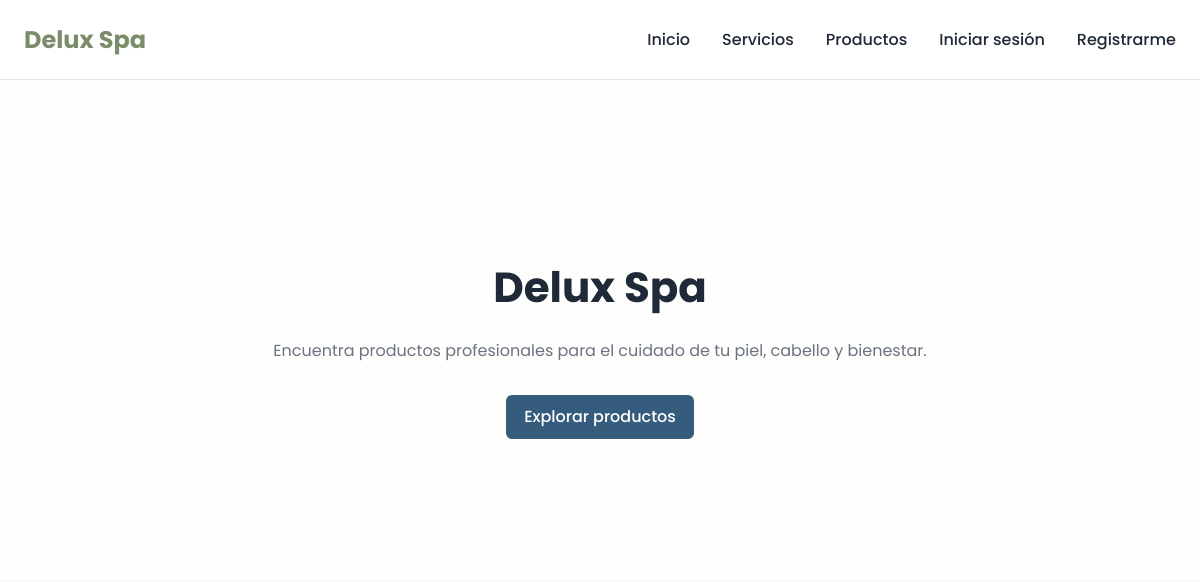
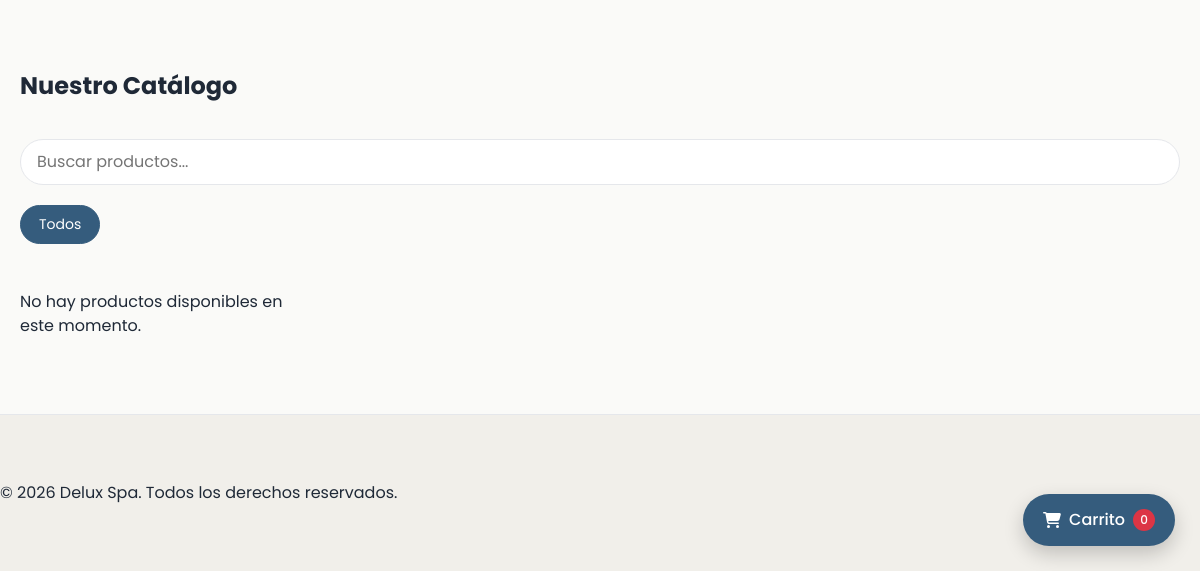
The page /index.php?controller=clienteProd&action=catalogo on the database as committed earlier (2 pictures, top to bottom).
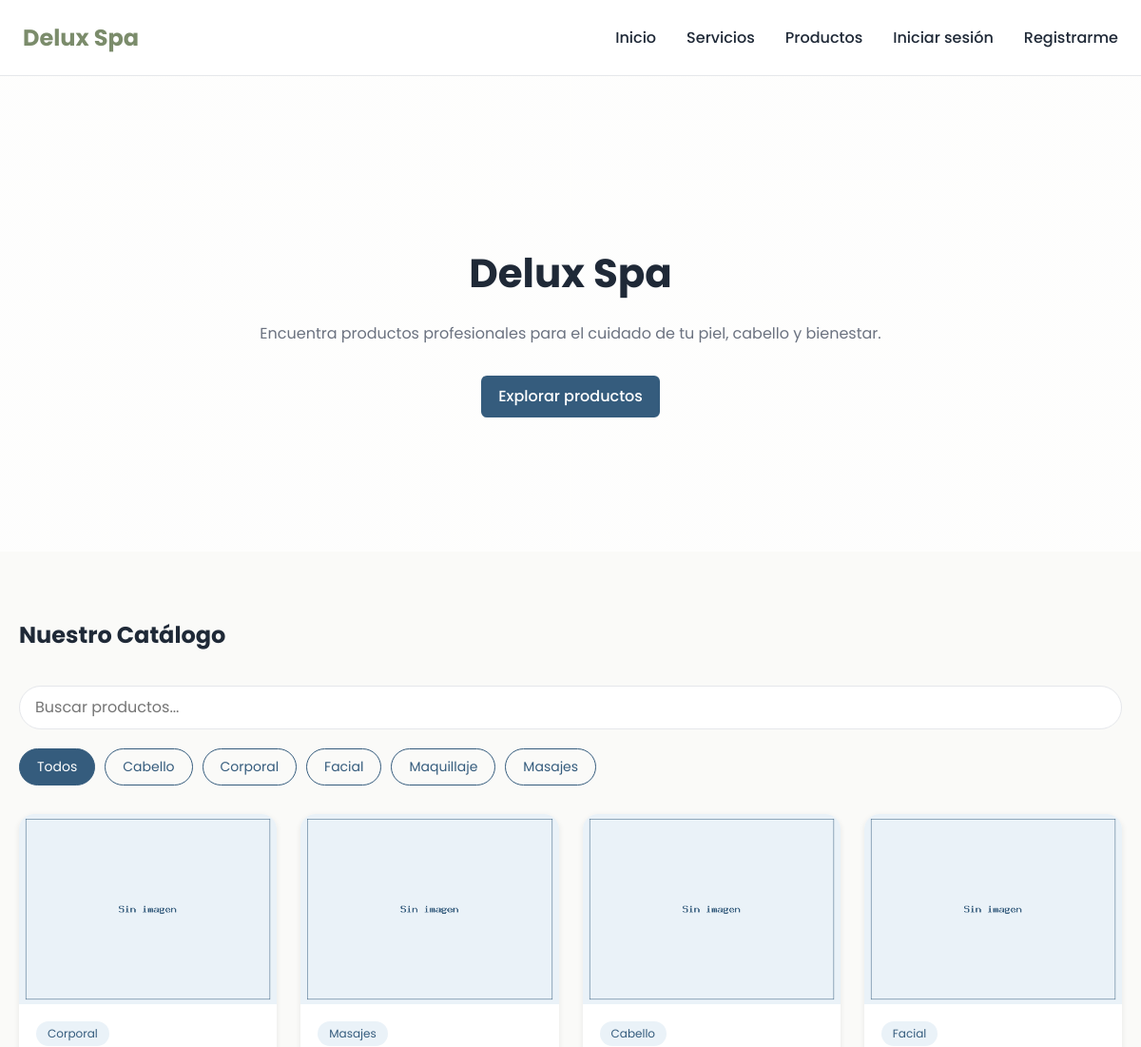
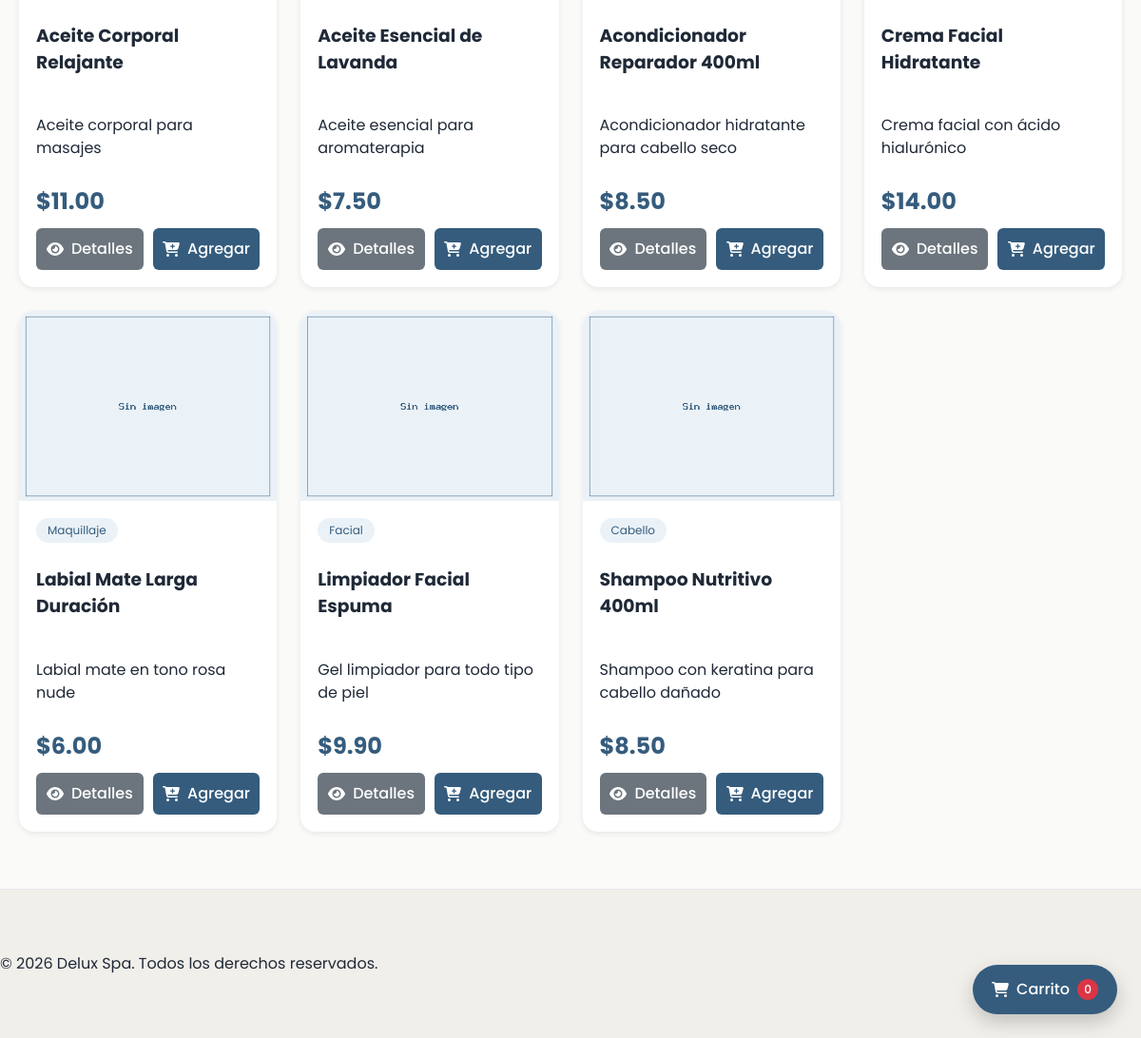
The same page on the database as committed later (2 pictures, top to bottom).
### tables this page shows
CREATE TABLE categorias_producto (
    id_categoria_producto INT AUTO_INCREMENT PRIMARY KEY,
    nombre_categoria      VARCHAR(100) NOT NULL UNIQUE,
    descripcion           VARCHAR(200) NULL,
    estado                TINYINT(1)   NOT NULL DEFAULT 1
);

CREATE TABLE productos (
    id_producto            INT AUTO_INCREMENT PRIMARY KEY,
    id_categoria_producto  INT NOT NULL,
    nombre                 VARCHAR(100) NOT NULL,
    descripcion            TEXT NULL,
    precio                 DECIMAL(10,2) NOT NULL,
    stock                  INT NOT NULL DEFAULT 0,
    disponibilidad         TINYINT(1) NOT NULL DEFAULT 1,
    imagen                 VARCHAR(255) NULL,
    CONSTRAINT fk_productos_categoria
        FOREIGN KEY (id_categoria_producto) REFERENCES categorias_producto(id_categoria_producto)
        ON UPDATE CASCADE ON DELETE RESTRICT
);

### controllers/cliente/ClienteProdController.php (called while the page is built, shortened)
<?php
require_once "models/dao/producto/ProductoDAO.php";
class ClienteProdController
{
    private ProductoDAO $productoDAO;
    public function __construct()
    {
        $this->productoDAO = new ProductoDAO();
    }
    public function catalogo()
    {
        $productos = $this->productoDAO->listar();
        $categorias = $this->productoDAO->listarCategorias();
        require_once "views/cliente/producto-compra/catalogoProd.php";
    }
}

### index.php (called while the page is built, shortened)
<?php
$action = $_GET['action'] ?? 'inicio';
$controller = new $controllerName();
$controller->$action();

### models/dao/producto/ProductoDAO.php (called while the page is built, shortened)
<?php
require_once "config/Database.php";
class ProductoDAO
{
    private PDO $cn;
    public function __construct(?PDO $conexion = null)
    {
        if($conexion !== null){
        $this->cn = $conexion;
        } else {
            $db = new Database();
            $this->cn = $db->conectar();
        }
    }
    public function listar()
    {
        $sql = "SELECT
                p.*,
                c.nombre_categoria
                FROM productos p
                INNER JOIN categorias_producto c
                ON p.id_categoria_producto = c.id_categoria_producto
                ORDER BY p.nombre";
                $stmt = $this->cn->prepare($sql);
                $stmt->execute();
                return $stmt->fetchAll(PDO::FETCH_ASSOC);
    }
    public function listarCategorias(): array
    {
        $sql = "SELECT id_categoria_producto,
                nombre_categoria
                FROM categorias_producto
                WHERE estado=1
                ORDER BY nombre_categoria;";
        $stmt = $this->cn->prepare($sql);
        $stmt->execute();
        return $stmt->fetchAll(PDO::FETCH_ASSOC);
    }
}

### config/Database.php (called while the page is built)
<?php
class Database
{
    private string $host = "localhost";
    private string $dbname = "spa_belleza";
    private string $user = "root";
    private string $password = "";
    public function conectar(): PDO
    {
        return new PDO(
            "mysql:host={$this->host};dbname={$this->dbname};charset=utf8mb4",
            $this->user,
            $this->password,
            [
                PDO::ATTR_ERRMODE            => PDO::ERRMODE_EXCEPTION,
                PDO::ATTR_DEFAULT_FETCH_MODE => PDO::FETCH_ASSOC,
                PDO::ATTR_EMULATE_PREPARES   => false
            ]
        );
    }
}

### views/cliente/producto-compra/catalogoProd.php (the view, shortened to what this page needs)
<?php
$pageStyles = "assets/css/catalogo.css";
require_once "views/layouts/header_publico.php";
?>
<main>
    <section class="hero">
        <div class="hero-content">
            <h1>
                Delux Spa
            </h1>
            <p>
                Encuentra productos profesionales para el cuidado
                de tu piel, cabello y bienestar.
            </p>
            <a
            href="#catalogo"
            class="btn btn-primary">
                Explorar productos
            </a>
        </div>
    </section>
    <button
    id="btnCarrito"
    class="carrito-flotante"
    type="button">
        <i class="fa-solid fa-cart-shopping"></i>
        <span>
            Carrito
        </span>
        <span
        id="contadorCarrito"
        class="contador">
            0
        </span>
    </button>
    <section
    class="catalogo-header"
    id="catalogo">
        <h2>
            Nuestro Catálogo
        </h2>
        <input
        type="text"
        id="buscarProducto"
        placeholder="Buscar productos...">
    </section>
    <section class="filtros">
        <button
        class="btnCategoria activo"
        data-id="0">
            Todos
        </button>
        <?php if (!empty($categorias) && is_array($categorias)): ?>
            <?php foreach($categorias as $c): ?>
                <button
                class="btnCategoria"
                data-id="<?= htmlspecialchars($c["id_categoria_producto"]) ?>">
                    <?= htmlspecialchars($c["nombre_categoria"]) ?>
                </button>
            <?php endforeach; ?>
        <?php endif; ?>
    </section>
    <section
    class="catalogo-grid"
    id="catalogoGrid">
    <?php if (!empty($productos) && is_array($productos)): ?>
        <?php foreach($productos as $p): ?>
            <article class="producto-card">
                <img
                src="<?= !empty($p["imagen"])
                    ? htmlspecialchars($p["imagen"])
                    : "assets/img/no-image.png" ?>"
                alt="<?= htmlspecialchars($p["nombre"]) ?>">
                <div class="producto-info">
                    <span class="categoria">
                        <?= htmlspecialchars($p["nombre_categoria"]) ?>
                    </span>
                    <h3>
                        <?= htmlspecialchars($p["nombre"]) ?>
                    </h3>
                    <p>
                        <?= htmlspecialchars($p["descripcion"]) ?>
                    </p>
                    <div class="precio">
                        $<?= number_format($p["precio"],2) ?>
                    </div>
                    <div class="acciones-producto">
                        <a
                        class="btn btn-secondary"
                        href="index.php?controller=clienteProd&action=detalle&id=<?= $p["id_producto"] ?>">
                            <i class="fa-solid fa-eye"></i>
                            Detalles
                        </a>
                        <button
                        class="btn btn-primary btnAgregarCarrito"
                        data-id="<?= $p["id_producto"] ?>"
                        type="button">
                            <i class="fa-solid fa-cart-plus"></i>
                            Agregar
                        </button>
                    </div>
                </div>
            </article>
        <?php endforeach; ?>
    <?php else: ?>
        <div class="sin-productos">
            <p>No hay productos disponibles en este momento.</p>
        </div>
    <?php endif; ?>
    </section>
</main>
<?php
require_once "views/layouts/footer.php";
?>

### views/layouts/header_publico.php (shortened to what this page needs)
<!DOCTYPE html>
<html lang="es">
<head>
    <link rel="stylesheet"
        href="https://cdnjs.cloudflare.com/ajax/libs/font-awesome/6.7.2/css/all.min.css">
    <link rel="stylesheet" href="assets/css/design-system/variables.css">
    <link rel="stylesheet" href="assets/css/design-system/components.css">
    <link rel="stylesheet" href="assets/css/design-system/client.css">
    <?php
    if (isset($pageStyles)) {
        echo '<link rel="stylesheet" href="' . htmlspecialchars($pageStyles) . '">';
    }
    ?>
</head>
<body>
    <nav class="navbar">
        <a href="index.php?controller=sitio&action=inicio" class="logo">Delux Spa</a>
        <ul class="nav-menu">
            <li><a href="index.php?controller=sitio&action=inicio">Inicio</a></li>
            <li><a href="index.php?controller=sitio&action=servicios">Servicios</a></li>
            <li><a href="index.php?controller=clienteProd&action=catalogo">Productos</a></li>
            <?php if (isset($_SESSION['usuario'])): ?>
                <?php if (in_array($_SESSION['usuario']['nombre_rol'], ['Administrador', 'Colaborador'], true)): ?>
                    <li><a href="index.php?controller=admin&action=dashboard">Panel Administrativo</a></li>
                <?php else: ?>
                    <li><a href="index.php?controller=area-cliente&action=inicio">Mi Cuenta</a></li>
                <?php endif; ?>
                <li><a href="index.php?controller=auth&action=logout">Cerrar sesión</a></li>
            <?php else: ?>
                <li><a href="index.php?controller=auth&action=login">Iniciar sesión</a></li>
                <li><a href="index.php?controller=auth&action=registro">Registrarme</a></li>
            <?php endif; ?>
        </ul>
    </nav>

### views/layouts/footer.php (shortened to what this page needs)
<footer class="footer">
    <p>&copy; <?= date('Y'); ?> Delux Spa. Todos los derechos reservados.</p>
</footer>
</body>
</html>

### assets/css/design-system/variables.css (style rules this page uses)
:root { --color-primary: #355C7D; --color-primary-hover: #2B4A63; --color-primary-light: #EAF2F8; --color-secondary: #6C757D; --color-secondary-hover: #5A6268; --color-success: #28A745; --color-success-light: #D4EDDA; --color-danger: #DC3545; --color-danger-light: #F8D7DA; --color-warning: #F0AD4E; --color-warning-light: #FFF3CD; --color-info: #17A2B8; --color-info-light: #D1ECF1; --bg-body: #F5F7FA; --bg-surface: #FFFFFF; --bg-sidebar: #27374D; --bg-sidebar-hover: #355C7D; --bg-sidebar-active: #4F709C; --text-primary: #1F2937; --text-secondary: #6B7280; --text-muted: #9CA3AF; --text-white: #FFFFFF; --border-color: #E5E7EB; --font-family: 'Poppins', sans-serif; --font-size-xs: 12px; --font-size-sm: 14px; --font-size-md: 16px; --font-size-lg: 18px; --font-size-xl: 24px; --font-size-2xl: 32px; --font-light: 300; --font-regular: 400; --font-medium: 500; --font-semibold: 600; --font-bold: 700; --line-height: 1.5; --radius-sm: 6px; --radius-md: 10px; --radius-lg: 16px; --radius-xl: 24px; --radius-pill: 999px; --space-1: 4px; --space-2: 8px; --space-3: 12px; --space-4: 16px; --space-5: 20px; --space-6: 24px; --space-7: 32px; --space-8: 40px; --space-9: 48px; --space-10: 64px; --shadow-sm: 0 2px 6px rgba(0,0,0,.08); --shadow-md: 0 6px 16px rgba(0,0,0,.10); --shadow-lg: 0 12px 24px rgba(0,0,0,.15); --transition-fast: .2s ease; --transition-normal: .3s ease; --transition-slow: .5s ease; --sidebar-width: 250px; --navbar-height: 70px; --container-width: 1200px; --z-dropdown: 100; --z-sticky: 200; --z-sidebar: 300; --z-modal: 500; --z-toast: 700; }

### assets/css/design-system/components.css (style rules this page uses)
*, *::before, *::after { box-sizing:border-box; }
html { scroll-behavior:smooth; }
body { margin:0; padding:0; background:var(--bg-body); color:var(--text-primary); font-family:var(--font-family); font-size:var(--font-size-md); line-height:var(--line-height); }
img { max-width:100%; display:block; }
a { color:inherit; text-decoration:none; }
button, input, select, textarea { font:inherit; }
.btn { display:inline-flex; align-items:center; justify-content:center; gap:8px; padding:10px 18px; border:none; border-radius:var(--radius-sm); cursor:pointer; transition:var(--transition-fast); font-weight:var(--font-medium); }
.btn-primary { background:var(--color-primary); color:var(--text-white); }
.btn-secondary { background:var(--color-secondary); color:var(--text-white); }
input, select, textarea { width:100%; padding:10px 14px; border:1px solid var(--border-color); border-radius:var(--radius-sm); background:white; transition:var(--transition-fast); }

### assets/css/design-system/client.css (style rules this page uses)
body { background: #FAFAF8; }
.navbar { height:80px; background:white; display:flex; justify-content:space-between; align-items:center; padding:0 var(--space-6); border-bottom:1px solid var(--border-color); }
.logo { font-size:var(--font-size-xl); font-weight:var(--font-bold); color:#7B8C6B; }
.nav-menu { display:flex; gap:32px; list-style:none; margin:0; padding:0; }
.nav-menu a { font-weight:var(--font-medium); transition:var(--transition-fast); }
.hero { min-height:500px; display:flex; align-items:center; justify-content:center; text-align:center; padding:80px 20px; background:linear-gradient( rgba(255,255,255,.70), rgba(255,255,255,.70) ); }
.hero-content { max-width:700px; }
.hero h1 { font-size:42px; margin-bottom:20px; }
.hero p { color:var(--text-secondary); margin-bottom:32px; }
.footer { background:#F1EFEA; padding:50px 0; border-top:1px solid var(--border-color); }

Rows that differ between the two databases and show on the page:
added categorias_producto: nombre_categoria "Cabello"
added categorias_producto: nombre_categoria "Corporal"
added categorias_producto: nombre_categoria "Facial"
added categorias_producto: nombre_categoria "Maquillaje"
added categorias_producto: nombre_categoria "Masajes"
added productos: id_categoria_producto.nombre_categoria "Corporal", nombre "Aceite Corporal Relajante", descripcion "Aceite corporal para masajes", precio "11.00"
added productos: id_categoria_producto.nombre_categoria "Masajes", nombre "Aceite Esencial de Lavanda", descripcion "Aceite esencial para aromaterapia", precio "7.50"
added productos: id_categoria_producto.nombre_categoria "Cabello", nombre "Acondicionador Reparador 400ml", descripcion "Acondicionador hidratante para cabello seco", precio "8.50"
added productos: id_categoria_producto.nombre_categoria "Facial", nombre "Crema Facial Hidratante", descripcion "Crema facial con ácido hialurónico", precio "14.00"
added productos: id_categoria_producto.nombre_categoria "Maquillaje", nombre "Labial Mate Larga Duración", descripcion "Labial mate en tono rosa nude", precio "6.00"
added productos: id_categoria_producto.nombre_categoria "Facial", nombre "Limpiador Facial Espuma", descripcion "Gel limpiador para todo tipo de piel", precio "9.90"
added productos: id_categoria_producto.nombre_categoria "Cabello", nombre "Shampoo Nutritivo 400ml", descripcion "Shampoo con keratina para cabello dañado", precio "8.50"
Other text that changed with them:
text no longer shown: "No hay productos disponibles en este momento."
